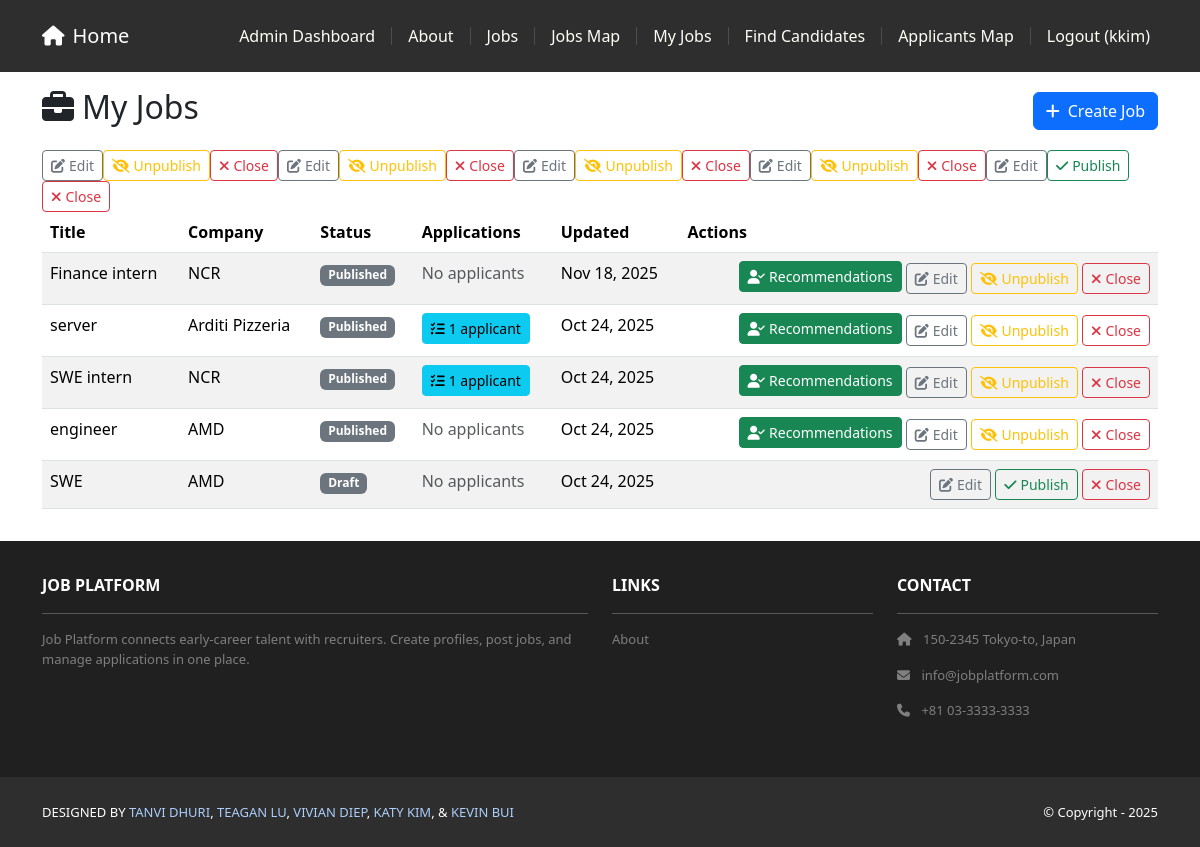
/jobs/recruiter/ (signed in), run on the app's committed database.
### jobs/models.py (models this page shows, shortened)
class Job(models.Model):
    objects = JobManager()
    class Status(models.TextChoices):
        DRAFT = 'draft', 'Draft'
        PUBLISHED = 'published', 'Published'
        CLOSED = 'closed', 'Closed'
    class EmploymentType(models.TextChoices):
        FULL_TIME = 'full_time', 'Full-time'
        PART_TIME = 'part_time', 'Part-time'
        CONTRACT = 'contract', 'Contract'
        INTERNSHIP = 'internship', 'Internship'
        TEMPORARY = 'temporary', 'Temporary'
        OTHER = 'other', 'Other'
    class WorkMode(models.TextChoices):
        REMOTE = 'remote', 'Remote'
        HYBRID = 'hybrid', 'Hybrid'
        ON_SITE = 'on_site', 'On-site'
    company = models.ForeignKey(Company, on_delete=models.PROTECT, related_name='jobs')
    title = models.CharField(max_length=255)
    description = models.TextField()
    required_skills = models.TextField(blank=True, help_text='Required skills (one per line or comma-separated)')
    employment_type = models.CharField(max_length=20, choices=EmploymentType.choices)
    work_mode = models.CharField(max_length=20, choices=WorkMode.choices)
    visa_required = models.BooleanField(default=False)
    salary_min = models.DecimalField(max_digits=12, decimal_places=2, null=True, blank=True)
    salary_max = models.DecimalField(max_digits=12, decimal_places=2, null=True, blank=True)
    currency = models.CharField(max_length=3, default='USD')
    office_location = models.ForeignKey(OfficeLocation, on_delete=models.SET_NULL, null=True, blank=True)
    status = models.CharField(max_length=12, choices=Status.choices, default=Status.DRAFT)
    slug = models.SlugField(max_length=300, unique=True, blank=True)
    posted_by = models.ForeignKey(settings.AUTH_USER_MODEL, on_delete=models.PROTECT, related_name='posted_jobs')
    published_at = models.DateTimeField(null=True, blank=True)
    unpublished_at = models.DateTimeField(null=True, blank=True)
    created_at = models.DateTimeField(auto_now_add=True)
    updated_at = models.DateTimeField(auto_now=True)

### companies/models.py (models this page shows, shortened)
class Company(models.Model):
    name = models.CharField(max_length=255, unique=True)
    website = models.URLField(blank=True)
    description = models.TextField(blank=True)

### jobs/views.py (the view)
# urls.py: path('recruiter/', views.JobMyListView.as_view(), name='my_list'),
class JobMyListView(LoginRequiredMixin, RecruiterRequiredMixin, ListView):
    model = Job
    template_name = 'jobs/my_list.html'
    context_object_name = 'jobs'
    def get_queryset(self):
        return Job.objects.filter(posted_by=self.request.user).select_related('company')\
            .order_by('-updated_at')

### accounts/templatetags/account_tags.py (called while the page is built)
@register.filter(name='has_group')
def has_group(user, group_name: str) -> bool:
    if not getattr(user, 'is_authenticated', False):
        return False
    return user.groups.filter(name=group_name).exists() or getattr(user, 'is_superuser', False)

### jobs/manager.py (called while the page is built)
    def get_queryset(self):
        return JobQuerySet(self.model, using=self._db)

### jobs/views.py (called while the page is built)
def is_admin(user):
    return user.is_superuser or user.groups.filter(name='admin').exists()

    def test_func(self):
        return is_admin(self.request.user) or is_recruiter(self.request.user)

### jobs/templates/jobs/my_list.html (shortened to what this page needs)
{% extends 'base.html' %}
{% block content %}
<div class="p-3">
  <div class="container">
    <div class="d-flex justify-content-between align-items-center mb-3">
      <h2><i class="fas fa-briefcase me-2"></i>My Jobs</h2>
      <a class="btn btn-primary" href="{% url 'jobs:create' %}">
        <i class="fas fa-plus me-2"></i>Create Job
      </a>
    </div>
    <table class="table table-striped">
      <thead>
        <tr>
          <th>Title</th>
          <th>Company</th>
          <th>Status</th>
          <th>Applications</th>
          <th>Updated</th>
          <th>Actions</th>
        </tr>
      </thead>
      <tbody>
        {% for job in jobs %}
          <tr>
            <td>{{ job.title }}</td>
            <td>{{ job.company.name }}</td>
            <td><span class="badge bg-secondary">{{ job.get_status_display }}</span></td>
            <td>
              {% if job.applications.count > 0 %}
                <a href="{% url 'jobs:kanban_board' job.pk %}" class="btn btn-sm btn-info">
                  <i class="fas fa-tasks me-1"></i>{{ job.applications.count }} applicant{{ job.applications.count|pluralize }}
                </a>
              {% else %}
                <span class="text-muted">No applicants</span>
              {% endif %}
            </td>
            <td>{{ job.updated_at|date:"M d, Y" }}</td>
            <td class="text-end">
              {% if job.applications.count > 0 or job.status == 'published' %}
                <a href="{% url 'jobs:candidate_recommendations' job.pk %}" class="btn btn-sm btn-success mb-1">
                  <i class="fas fa-user-check me-1"></i>Recommendations
                </a>
              {% endif %}
              <a class="btn btn-sm btn-outline-secondary" href="{% url 'jobs:edit' job.pk %}">
                <i class="fas fa-edit me-1"></i>Edit
              </a>
              {% if job.status == 'published' %}
                <form method="post" action="{% url 'jobs:unpublish' job.pk %}" style="display:inline">{% csrf_token %}
                  <button class="btn btn-sm btn-outline-warning" type="submit">
                    <i class="fas fa-eye-slash me-1"></i>Unpublish
                  </button>
                </form>
              {% else %}
                <form method="post" action="{% url 'jobs:publish' job.pk %}" style="display:inline">{% csrf_token %}
                  <button class="btn btn-sm btn-outline-success" type="submit">
                    <i class="fas fa-check me-1"></i>Publish
                  </button>
                </form>
              {% endif %}
              <form method="post" action="{% url 'jobs:close' job.pk %}" style="display:inline">{% csrf_token %}
                <button class="btn btn-sm btn-outline-danger" type="submit">
                  <i class="fas fa-times me-1"></i>Close
                </button>
              </form>
            </td>
              <a class="btn btn-sm btn-outline-secondary" href="{% url 'jobs:edit' job.pk %}">
                <i class="fas fa-edit me-1"></i>Edit
              </a>
              {% if job.status == 'published' %}
                <form method="post" action="{% url 'jobs:unpublish' job.pk %}" style="display:inline">{% csrf_token %}
                  <button class="btn btn-sm btn-outline-warning" type="submit">
                    <i class="fas fa-eye-slash me-1"></i>Unpublish
                  </button>
                </form>
              {% else %}
                <form method="post" action="{% url 'jobs:publish' job.pk %}" style="display:inline">{% csrf_token %}
                  <button class="btn btn-sm btn-outline-success" type="submit">
                    <i class="fas fa-check me-1"></i>Publish
                  </button>
                </form>
              {% endif %}
              <form method="post" action="{% url 'jobs:close' job.pk %}" style="display:inline">{% csrf_token %}
                <button class="btn btn-sm btn-outline-danger" type="submit">
                  <i class="fas fa-times me-1"></i>Close
                </button>
              </form>
          </tr>
        {% empty %}
          <tr><td colspan="6" class="text-center">No jobs yet. <a href="{% url 'jobs:create' %}">Create your first job</a></td></tr>
        {% endfor %}
      </tbody>
    </table>
  </div>
</div>
{% endblock content %}

### jobsearchplatform/templates/base.html (shortened to what this page needs)
<!DOCTYPE html>
<html>
    {% load static %}
  {% load account_tags %}
    <head>
        <link href = "https://cdn.jsdelivr.net/npm/bootstrap@5.3.3/dist/css/bootstrap.min.css" rel="stylesheet">
        <link rel= "stylesheet" href="https://cdnjs.cloudflare.com/ajax/libs/font-awesome/6.1.1/css/all.min.css">
        <link rel="stylesheet" type="text/css" href="{% static 'css/style.css' %}">
    </head>
    <body>
        <nav class="p-3 navbar navbar-dark bg-dark
        navbar-expand-lg">
     <div class="container">
       <a class="navbar-brand"
          href="{% url 'home.index' %}">
          <i class="fas fa-home me-2"></i>Home
       </a>
       <div class="collapse navbar-collapse"
            id="navbarNavAltMarkup">
         <div class="navbar-nav ms-auto navbar-ml">
           {% if user.is_authenticated %}
             {% load account_tags %}
             {% if user.is_superuser or user|has_group:'admin' %}
               <a class="nav-link" href="{% url 'jobs:admin_moderate' %}">Admin Dashboard</a>
             {% endif %}
           {% endif %}
           <a class="nav-link" href="{% url 'home.about' %}">About</a>
           {% if user.is_authenticated %}
             <a class="nav-link" href="{% url 'jobs:public_list' %}">Jobs</a>
             <a class="nav-link" href="{% url 'jobs:job_map' %}">Jobs Map</a>
             {% load account_tags %}
             {% if user|has_group:'recruiter' %}
               <a class="nav-link" href="{% url 'jobs:my_list' %}">My Jobs</a>
               <a class="nav-link" href="{% url 'jobs:candidate_search' %}">Find Candidates</a>
               <a class="nav-link" href="{% url 'jobs:applicants_map' %}">Applicants Map</a>
             {% endif %}
             <a class="nav-link" href="{% url 'accounts:logout' %}">Logout ({{ user.username }})</a>
           {% else %}
             <a class="nav-link" href="{% url 'accounts:login' %}">Login</a>
             <span class="nav-separator"></span>
             <a class="nav-link" href="{% url 'accounts:signup' %}">Sign Up</a>
           {% endif %}
         </div>
       </div>
     </div>
   </nav>
        <div>
            {% block content %}
            {% endblock content %}
        </div>
        <section class="p-3 ms-footer d-none d-md-block">
            <div class="container">
              <div class="row mt-3 text-white">
                <div class="col-md-6 col-lg-6 col-xl-6
                     mx-auto mb-4">
                  <b>JOB PLATFORM</b>
                  <hr />
                  <p>
                    Job Platform connects early‑career talent with recruiters.
                    Create profiles, post jobs, and manage applications in one place.
                  </p>
                </div>
                <div class="col-md-3 col-lg-3 col-xl-3
                     mx-auto mb-4">
                  <b>LINKS</b>
                  <hr />
                  <p><a class="nav-link"
                    href="{% url 'home.about' %}">
                    About
                  </a></p>
                </div>
                <div class="col-md-3 col-lg-3 col-xl-3 mx-auto
                     mb-4">
                  <b>CONTACT</b>
                  <hr />
                  <p><i class="fas fa-home me-2"></i>
                    150-2345 Tokyo-to, Japan
                  </p>
                  <p><i class="fas fa-envelope me-2"></i>
                    info@jobplatform.com
                  </p>
                  <p><i class="fas fa-phone me-2"></i>
                    +81 03-3333-3333
                  </p>
                </div>
              </div>
            </div>
          </section>
          <section class="p-3 ms-footer-bottom bg-dark">
            <div class="container d-flex
                 justify-content-between">
              <div class="me-5 text-white">
                <span>DESIGNED BY
                  <a href="https://www.x.com/danielgarax"
                  target="_blank">TANVI DHURI</a>,
                  <a href="https://www.x.com/greglim81"
                  target="_blank">TEAGAN LU</a>,
                  <a href="https://www.x.com/danielgarax"
                  target="_blank">VIVIAN DIEP</a>,
                  <a href="https://www.x.com/greglim81"
                  target="_blank">KATY KIM</a>, &
                  <a href="https://www.x.com/greglim81"
                  target="_blank">KEVIN BUI</a>
                </span>
              </div>
              <div class="text-white">
                <span>© Copyright - 2025</span>
              </div>
            </div>
          </section>
    </body>
</html>

### jobsearchplatform/static/css/style.css (style rules this page uses)
.navbar a.nav-link { color: #FFFEF6 !important; }
.navbar .navbar-nav { align-items: center; display: flex; }
.bg-dark { background-color: #2E2E2E !important; }
.ms-footer { background-color: #202020; }
.ms-footer p { color: #7F7F7F; font-size: 13px; }
.ms-footer-bottom span { font-size: 13px; line-height: 38px; }
.ms-footer-bottom a { color: rgb(172, 206, 250); text-decoration: none; }

### data on the page
Job: title "Finance intern", company.name "NCR", status "Published", shows "No applicants", updated_at "Nov 18, 2025", shows "Recommendations", shows "Unpublish"
Job: title "server", company.name "Arditi Pizzeria", status "Published", applications.count "1", updated_at "Oct 24, 2025", shows "Recommendations", shows "Unpublish"
Job: title "SWE intern", company.name "NCR", status "Published", applications.count "1", updated_at "Oct 24, 2025", shows "Recommendations", shows "Unpublish"
Job: title "engineer", company.name "AMD", status "Published", shows "No applicants", updated_at "Oct 24, 2025", shows "Recommendations", shows "Unpublish"
Job: title "SWE", company.name "AMD", status "Draft", shows "No applicants", updated_at "Oct 24, 2025", shows "Publish"

### other printed values
{{ user.username }} "kkim"
